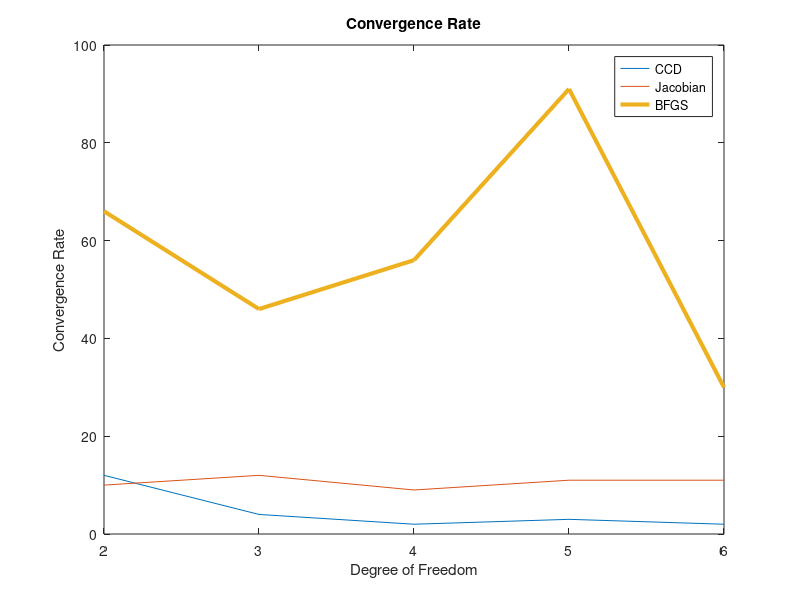

The MATLAB script that drew this image:
jacobian = load('inverseJacobian_iters.mat');
jacobian_errors = jacobian.conver_times;
ccd = load('ccd_iters.mat');
ccd_errors = ccd.conver_times;
bfgs = load('BFGS_iters.mat');
bfgs_errors = bfgs.conver_times;
% jacobian = load('inverseJacobian_error.mat');
% jacobian_errors = jacobian.dis_errors;
% ccd = load('ccd_error.mat');
% ccd_errors = ccd.dis_errors;
% bfgs = load('BFGS_error.mat');
% bfgs_errors = bfgs.dis_errors;
% jacobian = load('inverseJacobian_periter.mat');
% jacobian_errors = jacobian.iter_times;
% ccd = load('ccd_periter.mat');
% ccd_errors = ccd.iter_times;
% bfgs = load('BFGS_periter.mat');
% bfgs_errors = bfgs.iter_times;
% bfgs_errors(4) = 0.1100;
% bfgs_errors = [bfgs_errors 0.1000];
% jacobian = load('inverseJacobian_finalerror.mat');
% jacobian_errors = jacobian.final_errors;
% ccd = load('ccd_finalerror.mat');
% ccd_errors = ccd.final_errors;
% bfgs = load('BFGS_finalerror.mat');
% bfgs_errors = bfgs.final_errors;
bfgs_errors(4) = 91;
bfgs_errors = [bfgs_errors 30];


figure
col = size(ccd_errors);
disp(col(2))
ccd_iters = 2:1:col(2)+1;

col = size(jacobian_errors);
disp(col(2))
j_iters = 2:1:col(2)+1;

col = size(bfgs_errors);
disp(col(2))
bfgs_iters = 2:1:col(2)+1;

plot(ccd_iters, ccd_errors, j_iters, jacobian_errors, bfgs_iters, bfgs_errors, 'LineWidth',3);
title('Convergence Rate')
xlabel('Degree of Freedom') 
ylabel('Convergence Rate') 
legend({'CCD','Jacobian','BFGS'},'Location','northeast')
% title('Distance Error')
% xlabel('Iterations') 
% ylabel('Distance Error')
% legend({'CCD','Jacobian','BFGS'},'Location','northeast')
% title('Implementation Time')
% xlabel('Degree of Freedom') 
% ylabel('Implementation Time')
% legend({'CCD','Jacobian','BFGS'},'Location','northeast')
% title('Final Distance Error')
% xlabel('Degree of Freedom') 
% ylabel('Distance Error')
% legend({'CCD','Jacobian','BFGS'},'Location','northeast')
